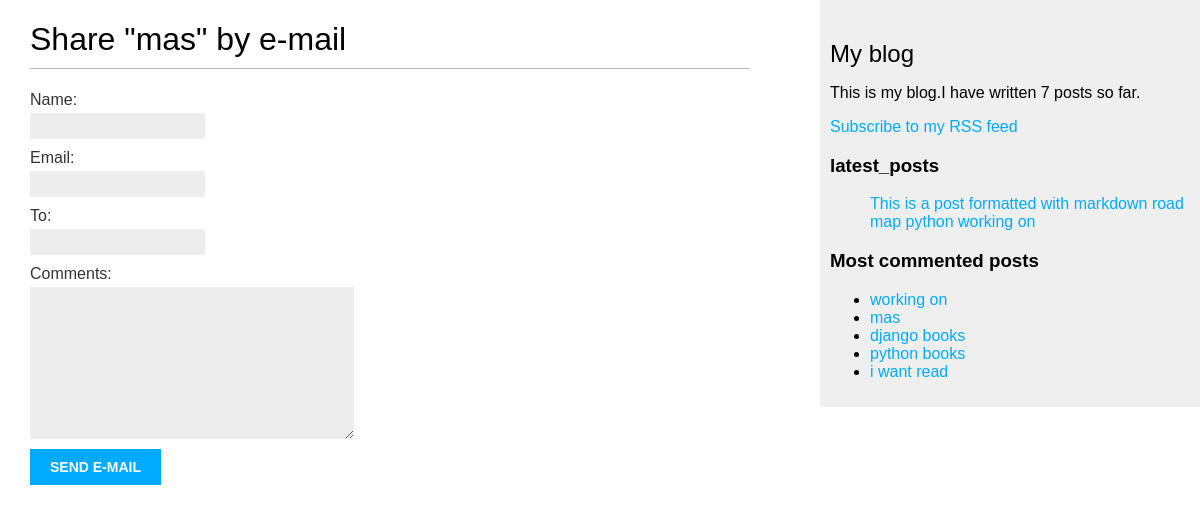
/blog/3/share/, run on the app's committed database.
### blog/models.py (models this page shows, shortened)
class Post(models.Model):
    STATUS_CHOICES = (
      ('draft', 'Draft'),
      ('published', 'Published'),
    )
    title = models.CharField(max_length=250)
    slug = models.SlugField(max_length=250,
                           unique_for_date='publish')
    author = models.ForeignKey(User, on_delete=models.CASCADE,
                               related_name='blog_posts')
    body = models.TextField()
    publish = models.DateTimeField(default=timezone.now)
    created = models.DateTimeField(auto_now_add=True)
    updated = models.DateTimeField(auto_now=True)
    status = models.CharField(max_length=10,
                              choices=STATUS_CHOICES,
                              default='draft')
    objects = models.Manager()  # The default manager.
    published = PublishedManager()  # Our custom manager.
    tags = TaggableManager()
    class Meta:
      ordering = ('-publish',)
    def get_absolute_url(self):
        return reverse('blog:post_detail',
                   args=[self.publish.year,
                        self.publish.month,
              self.publish.day, self.slug])

### blog/views.py (the view)
# urls.py: path('<int:post_id>/share/',post_share, name='post_share'),
def post_share(request, post_id):
    post = get_object_or_404(Post, id=post_id, status='published')
    send = False
    if request.method == 'POST':
        form = EmailPostForm(request.POST)
        if form.is_valid():
           cd = form.cleaned_data
           post_url = request.build_absolute_uri(post.get_absolute_url())
           subject = f"{cd['name']} recommends you read" f"{post.title}"
           message =f"Read {post.title} at {post_url}\n\n" \
               f"{cd['name']}\'s comments: {cd['comments']}"
           send_mail(subject, message, 'admin@myblog.com', [cd['to']])
           send = True
    else:
        form = EmailPostForm()
    return render(request, 'blog/post/share.html', {'post': post, 'form': form, 'send':send})

### blog/forms.py
class EmailPostForm(forms.Form):
  name = forms.CharField(max_length=25)
  email = forms.EmailField()
  to = forms.EmailField()
  comments = forms.CharField(required=False,
                             widget=forms.Textarea)

### blog/models.py (called while the page is built)
      def get_queryset(self):
          return super(PublishedManager, self).get_queryset() \
                                       .filter(status='published')

### blog/templatetags/blog_tags.py (called while the page is built)
@register.simple_tag
def total_posts():
  return Post.published.count()

@register.inclusion_tag('blog/post/latest_posts.html')
def show_latest_posts(count=5):
  latest_posts = Post.published.order_by('-publish')[:count]
  return {'latest_posts':latest_posts}

@register.simple_tag
def get_most_commented_posts(count=5):
  return Post.published.annotate(
    total_comments=Count('comments')
  ).order_by('-total_comments')[:count]

### blog/templates/blog/post/share.html (shortened to what this page needs)
{% extends 'blog/base.html' %}
{% block content %}
  {% if sent %}
    <h1>E-mail successfully sent </h1>
    <p>
        "{{ post.title }}" was successfuly sent to {{ from.cleaned_data.to }} .
    </p>
  {% else %}
     <h1>Share "{{ post.title }}" by e-mail </h1>
     <form method="post">
      {{ form.as_p }}
      <input type="submit" value="Send e-mail">
     </form>
  {% endif %}
{% endblock content %}

### blog/templates/blog/base.html (shortened to what this page needs)
{% load blog_tags %}
{% load static %}
<!DOCTYPE html>
<html>
<head>
 <link href="{% static "css/blog.css" %}" rel="stylesheet">
</head>
<body>
 <div id="content">
 {% block content %}
 {% endblock %}
 </div>
 <div id="sidebar">
 <h2>My blog</h2>
 <p>This is my blog.I have written {% total_posts %} posts so far. </p>
 <p>
  <a href="{% url 'blog:post_feed' %}">Subscribe to my RSS feed </a>
 </p>
 <h3>latest_posts</h3>
 {% show_latest_posts  3 %}
 <h3>Most commented posts</h3>
 {% get_most_commented_posts as most_commented %}
 <ul>
  {% for post  in most_commented %}
  <li>
    <a href="{{ post.get_absolute_url }}">{{ post.title }}</a>
  </li>
  {% endfor %}
 </ul>
 </div>
</body>
</html>

### blog/templates/blog/post/latest_posts.html
<ul>
  {% for post in latest_posts %}
    <a href="{{ post.get_absolute_url }}">{{ post.title }}</a>
  {% endfor %}
</ul>

### blog/static/css/blog.css (style rules this page uses)
body { margin:0; padding:0; font-family:helvetica, sans-serif; }
a { color:#00abff; text-decoration:none; }
h1 { font-weight:normal; border-bottom:1px solid #bbb; padding:0 0 10px 0; }
h2 { font-weight:normal; margin:30px 0 0; }
#content { float:left; width:60%; padding:0 0 0 30px; }
#sidebar { float:right; width:30%; padding:10px; background:#efefef; height:100%; }
label { float:left; clear:both; color:#333; margin-bottom:4px; }
input, textarea { clear:both; float:left; margin:0 0 10px; background:#ededed; border:0; padding:6px 10px; font-size:12px; }
input[type=submit] { font-weight:bold; background:#00abff; color:#fff; padding:10px 20px; font-size:14px; text-transform:uppercase; }

### data on the page
Post: title "mas"
Post: title "This is a post formatted with markdown"
Post: title "road map python"
Post: title "working on"
Post: title "django books"
Post: title "python books"
Post: title "i want read"
